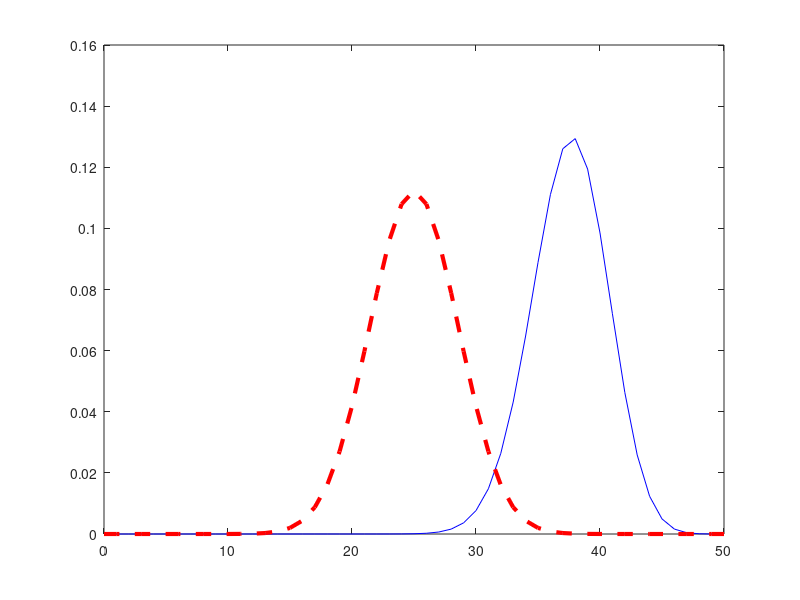

This chart was generated by the following MATLAB code: (Note: this script raises an error after producing the figure.)
% This script graphs the Athena tails

%----Input
x = 0.75; % Announced winner fraction
n1 = 50; % Ballots drawn in round 1
k1 = 32; % winner ballots in sample

%----Computations
margin = 2*x-1;

%----Begin graphs

% Two curves in one plot
first_plot = plot((0:n1),binopdf((0:n1),n1,x), 'b', (0:n1), ...
    binopdf((0:n1),n1,0.5), '--r', 'LineWidth', 3);
hold

% Draw line at k1 and label it
xl = xline(k1, '-.', {sprintf('k1=%d', k1)});
xl.LineWidth=1;
xl.FontSize=14;
xl.LabelVerticalAlignment='middle';

% Draw corresponding horizontal lines and label
yl1 = yline(binopdf(k1,n1,x), ':', ...
    {sprintf('Prob(k1 = %d | margin = %1.1f) = %1.4f', k1, margin, binopdf(k1,n1,x))});
yl1.LineWidth=2;
yl1.FontSize=14;
yl1.LabelHorizontalAlignment='left';

yl2 = yline(binopdf(k1,n1,0.5), ':', ...
    {sprintf('Prob(k1 = %d | margin = 0) = %1.4f', k1, binopdf(k1,n1,0.5))});
yl2.LineWidth=2;
yl2.FontSize = 14;
yl2.LabelHorizontalAlignment='left';

% Label axes
xlabel('Number of winner ballots in first round', 'FontSize', 14)
ylabel('Probability', 'FontSize', 14)
title(sprintf('Probability as a function of winner ballots; sample size = %d', n1), 'FontSize', 16) 

% Color tails
patch_label1 = patch([(k1:n1), fliplr((k1:n1))], ...
    [binopdf((k1:n1),n1,x), fliplr(zeros(1,n1-k1+1))], 'b', 'FaceAlpha', 0.25);
patch_label2 = patch([(k1:n1), fliplr((k1:n1))], ...
    [binopdf((k1:n1),n1,0.5), fliplr(zeros(1,n1-k1+1))], 'r');

% Legend
legend(vertcat(first_plot, patch_label1, patch_label2), ...
    sprintf('Election with margin = %1.1f', margin), 'Tied election', ...
    sprintf('Prob(k1 >= %d | margin = %1.1f) = %1.4f', k1, margin, 1-binocdf(k1-1,n1,x)), ...
    sprintf('Prob(k1 >= %d | margin = 0) = %1.4f', k1, 1-binocdf(k1-1,n1,0.5)), ...
    'Location', 'NorthWest', 'FontSize', 14)

